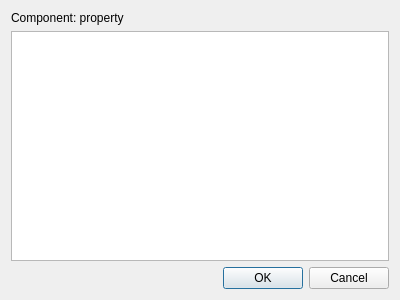
<?xml version="1.0" encoding="UTF-8"?>
<ui version="4.0">
 <class>UMatrixForm</class>
 <widget class="QWidget" name="UMatrixForm">
  <property name="geometry">
   <rect>
    <x>0</x>
    <y>0</y>
    <width>400</width>
    <height>300</height>
   </rect>
  </property>
  <property name="windowTitle">
   <string>Form</string>
  </property>
  <layout class="QVBoxLayout" name="verticalLayout_2">
   <item>
    <widget class="QLabel" name="label">
     <property name="text">
      <string>Component: property</string>
     </property>
    </widget>
   </item>
   <item>
    <widget class="QTableWidget" name="tableWidget"/>
   </item>
   <item>
    <widget class="QDialogButtonBox" name="buttonBox">
     <property name="standardButtons">
      <set>QDialogButtonBox::Cancel|QDialogButtonBox::Ok</set>
     </property>
    </widget>
   </item>
  </layout>
 </widget>
 <resources/>
 <connections/>
</ui>
